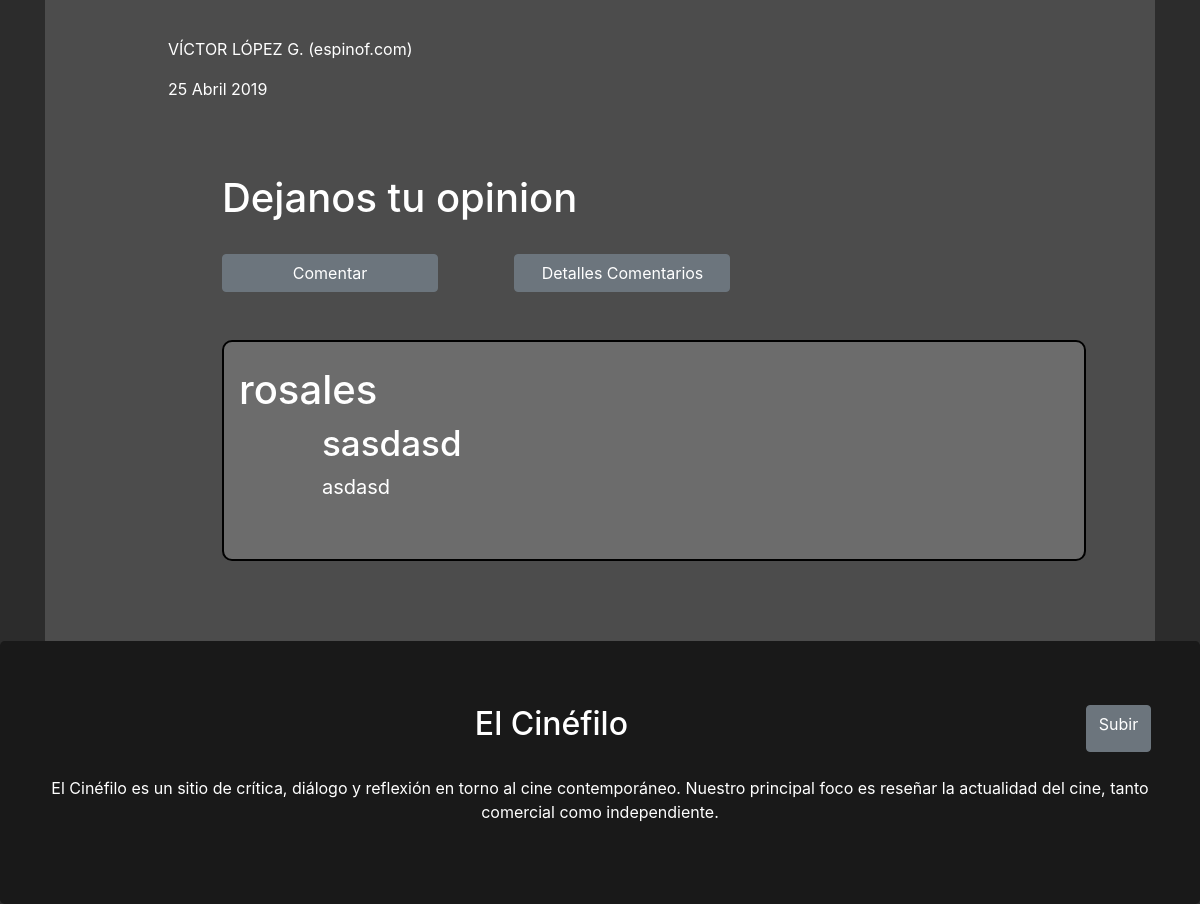
Before: /peliculas/endgame/ (lower part) with the older database file.
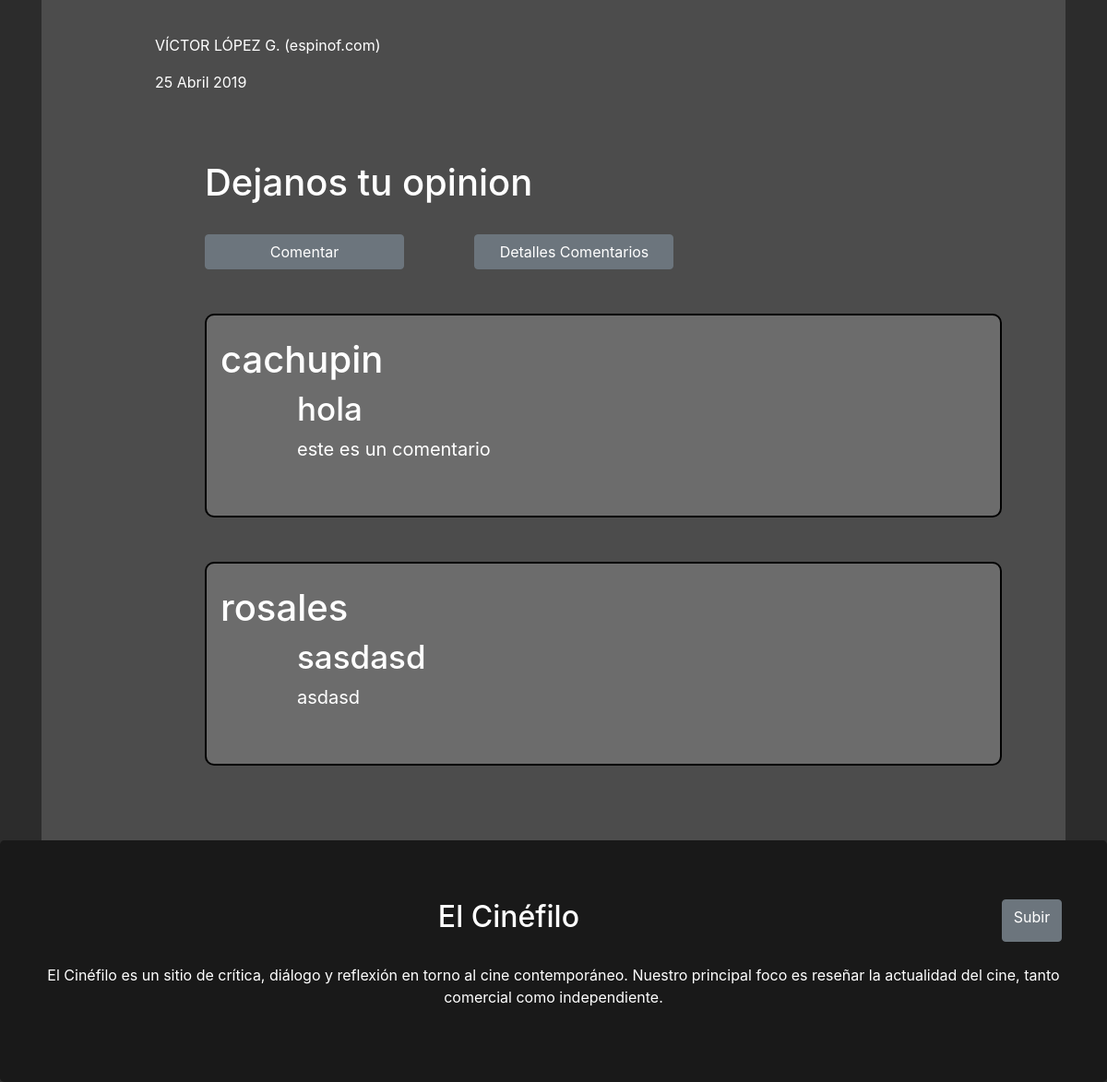
After: the same page with the newer database file.
### peliculas/models.py (models this page shows, shortened)
class ComentarioEndgame(models.Model):
    id = models.AutoField(primary_key=True,unique=True)
    descripcion = models.CharField(max_length=50)
    comentario = models.TextField(max_length=1000)
    fecha = models.DateField(null=True, blank=True)
    usuario = models.ForeignKey(User, on_delete = models.CASCADE)
    class Meta:
        ordering = ['fecha']

### peliculas/views.py (the view)
# urls.py: path('endgame/', views.endgame, name='endgame'),
def endgame(request):
    comentario=ComentarioEndgame.objects.all()
    return render(
        request,
        'endgame.html',
        context={'comentario':comentario},
    )

### peliculas/templates/endgame.html (shortened to what this page needs)
{% extends "base_generic.html" %}
{% block content %}
{% load static %}
	<div class="cuerpo container">
			<br>
			<br>
			<br>
			<br>
			<h2 class="titulos">Como cantaban Radiohead, ‘No Surprises’</h2><br>
			<img class="tamaño-imagenes" src="{% static 'img/tony.jpg' %}"><br>
			<br>
			<br>
			<img class="tamaño-imagenes" src="{% static 'img/maquina-guerra.jpg' %}"><br>
			<br>
			<br>
			<h2 class="titulos">El corazón del héroe</h2><br>
			<img class="tamaño-imagenes" src="{% static 'img/capitan.jpg' %}"><br>
			<br>
			<br>
			<br>
			<img class="tamaño-imagenes" src="{% static 'img/rocket.jpg' %}"><br>
			<br>
			<br>
			<h2 class="titulos">El espectáculo superheróico definitivo</h2><br>
			<br>
			<img class="tamaño-imagenes" src="{% static 'img/widow.jpg' %}"><br>
			<br>
			<br>
			<br>
			<h2 class="titulos">Vengadores desunidos</h2><br>
			<iframe class="tamaño-videos" src="https://www.youtube.com/embed/TR7kVzhzN2E" frameborder="0" allow="accelerometer; autoplay; clipboard-write; encrypted-media; gyroscope; picture-in-picture" allowfullscreen></iframe><br>
			<br>
			<br>
			<p class="letra-cuerpo">VÍCTOR LÓPEZ G. (espinof.com)</p>
			<p class="letra-cuerpo">25 Abril 2019</p><br>
			<div class="ubicacion-cuerpo">
			<h1>Dejanos tu opinion</h1><br>
			<a href="{% url 'endgame_create' %}"><input class="col-lg-3 col-md-4 col-sm-4 col-5 btn btn-secondary" type="button" name="registrar" value="Comentar"></a>
			<a href="{% url 'comentarioendgame' %}"><input class="offset-lg-1 col-lg-3 col-md-5 col-sm-5 col-6 btn btn-secondary" type="button" name="registrar" value="Detalles Comentarios"></a><br><br><br>
			{% for com in comentario %}
				<div class="container" style="background-color:#6c6c6c;padding-bottom: 2%; border-style: solid;border-color: #000; border-width: 2px; border-radius: 10px">
					<br>
					<h1>{{com.usuario}}<h1>
					<h4 class="letra-cuerpo" style="font-size: 35px;">{{com.descripcion}}</h4>
					<p class="letra-cuerpo" style="font-size: 20px;">{{com.comentario}}</p><br>
				</div><br><br>
			{% endfor %}
	</div>
	</div>
{% endblock %}

Changed rows visible on the page:
added ComentarioEndgame: usuario "cachupin", descripcion "hola", comentario "este es un comentario"
